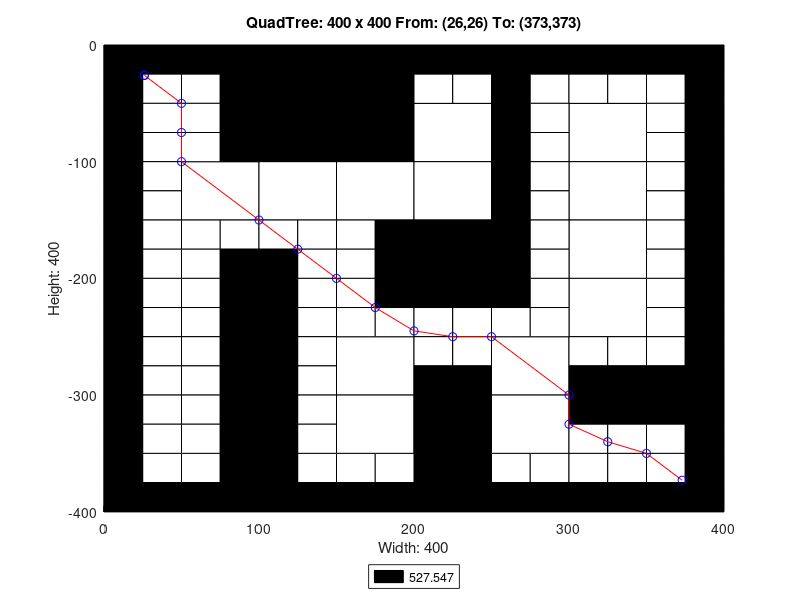

Write the MATLAB code that produced this figure.
axis([0 400 -400 0]);
title('QuadTree: 400 x 400 From: (26,26) To: (373,373)');
xlabel('Width: 400');
ylabel('Height: 400');
rectangle('Position',[100 -100 100 100], 'FaceColor',[0 0 0]);
rectangle('Position',[50 -150 50 50], 'FaceColor',[1 1 1]);
rectangle('Position',[100 -150 50 50], 'FaceColor',[1 1 1]);
rectangle('Position',[150 -150 50 50], 'FaceColor',[1 1 1]);
rectangle('Position',[200 -100 50 50], 'FaceColor',[1 1 1]);
rectangle('Position',[300 -100 50 50], 'FaceColor',[1 1 1]);
rectangle('Position',[200 -150 50 50], 'FaceColor',[1 1 1]);
rectangle('Position',[200 -200 50 50], 'FaceColor',[0 0 0]);
rectangle('Position',[300 -150 50 50], 'FaceColor',[1 1 1]);
rectangle('Position',[300 -200 50 50], 'FaceColor',[1 1 1]);
rectangle('Position',[150 -300 50 50], 'FaceColor',[1 1 1]);
rectangle('Position',[150 -350 50 50], 'FaceColor',[1 1 1]);
rectangle('Position',[250 -300 50 50], 'FaceColor',[1 1 1]);
rectangle('Position',[300 -250 50 50], 'FaceColor',[1 1 1]);
rectangle('Position',[200 -350 50 50], 'FaceColor',[0 0 0]);
rectangle('Position',[250 -350 50 50], 'FaceColor',[1 1 1]);
rectangle('Position',[200 -400 50 50], 'FaceColor',[0 0 0]);
rectangle('Position',[0 -25 25 25], 'FaceColor',[0 0 0]);
rectangle('Position',[25 -25 25 25], 'FaceColor',[0 0 0]);
rectangle('Position',[0 -50 25 25], 'FaceColor',[0 0 0]);
rectangle('Position',[25 -50 25 25], 'FaceColor',[1 1 1]);
rectangle('Position',[50 -25 25 25], 'FaceColor',[0 0 0]);
rectangle('Position',[75 -25 25 25], 'FaceColor',[0 0 0]);
rectangle('Position',[50 -50 25 25], 'FaceColor',[1 1 1]);
rectangle('Position',[75 -50 25 25], 'FaceColor',[0 0 0]);
rectangle('Position',[0 -75 25 25], 'FaceColor',[0 0 0]);
rectangle('Position',[25 -75 25 25], 'FaceColor',[1 1 1]);
rectangle('Position',[0 -100 25 25], 'FaceColor',[0 0 0]);
rectangle('Position',[25 -100 25 25], 'FaceColor',[1 1 1]);
rectangle('Position',[50 -75 25 25], 'FaceColor',[1 1 1]);
rectangle('Position',[75 -75 25 25], 'FaceColor',[0 0 0]);
rectangle('Position',[50 -100 25 25], 'FaceColor',[1 1 1]);
rectangle('Position',[75 -100 25 25], 'FaceColor',[0 0 0]);
rectangle('Position',[0 -125 25 25], 'FaceColor',[0 0 0]);
rectangle('Position',[25 -125 25 25], 'FaceColor',[1 1 1]);
rectangle('Position',[0 -150 25 25], 'FaceColor',[0 0 0]);
rectangle('Position',[25 -150 25 25], 'FaceColor',[1 1 1]);
rectangle('Position',[0 -175 25 25], 'FaceColor',[0 0 0]);
rectangle('Position',[25 -175 25 25], 'FaceColor',[1 1 1]);
rectangle('Position',[0 -200 25 25], 'FaceColor',[0 0 0]);
rectangle('Position',[25 -200 25 25], 'FaceColor',[1 1 1]);
rectangle('Position',[50 -175 25 25], 'FaceColor',[1 1 1]);
rectangle('Position',[75 -175 25 25], 'FaceColor',[1 1 1]);
rectangle('Position',[50 -200 25 25], 'FaceColor',[1 1 1]);
rectangle('Position',[75 -200 25 25], 'FaceColor',[0 0 0]);
rectangle('Position',[100 -175 25 25], 'FaceColor',[1 1 1]);
rectangle('Position',[125 -175 25 25], 'FaceColor',[1 1 1]);
rectangle('Position',[100 -200 25 25], 'FaceColor',[0 0 0]);
rectangle('Position',[125 -200 25 25], 'FaceColor',[1 1 1]);
rectangle('Position',[150 -175 25 25], 'FaceColor',[1 1 1]);
rectangle('Position',[175 -175 25 25], 'FaceColor',[0 0 0]);
rectangle('Position',[150 -200 25 25], 'FaceColor',[1 1 1]);
rectangle('Position',[175 -200 25 25], 'FaceColor',[0 0 0]);
rectangle('Position',[200 -25 25 25], 'FaceColor',[0 0 0]);
rectangle('Position',[225 -25 25 25], 'FaceColor',[0 0 0]);
rectangle('Position',[200 -50 25 25], 'FaceColor',[1 1 1]);
rectangle('Position',[225 -50 25 25], 'FaceColor',[1 1 1]);
rectangle('Position',[250 -25 25 25], 'FaceColor',[0 0 0]);
rectangle('Position',[275 -25 25 25], 'FaceColor',[0 0 0]);
rectangle('Position',[250 -50 25 25], 'FaceColor',[0 0 0]);
rectangle('Position',[275 -50 25 25], 'FaceColor',[1 1 1]);
rectangle('Position',[250 -75 25 25], 'FaceColor',[0 0 0]);
rectangle('Position',[275 -75 25 25], 'FaceColor',[1 1 1]);
rectangle('Position',[250 -100 25 25], 'FaceColor',[0 0 0]);
rectangle('Position',[275 -100 25 25], 'FaceColor',[1 1 1]);
rectangle('Position',[300 -25 25 25], 'FaceColor',[0 0 0]);
rectangle('Position',[325 -25 25 25], 'FaceColor',[0 0 0]);
rectangle('Position',[300 -50 25 25], 'FaceColor',[1 1 1]);
rectangle('Position',[325 -50 25 25], 'FaceColor',[1 1 1]);
rectangle('Position',[350 -25 25 25], 'FaceColor',[0 0 0]);
rectangle('Position',[375 -25 25 25], 'FaceColor',[0 0 0]);
rectangle('Position',[350 -50 25 25], 'FaceColor',[1 1 1]);
rectangle('Position',[375 -50 25 25], 'FaceColor',[0 0 0]);
rectangle('Position',[350 -75 25 25], 'FaceColor',[1 1 1]);
rectangle('Position',[375 -75 25 25], 'FaceColor',[0 0 0]);
rectangle('Position',[350 -100 25 25], 'FaceColor',[1 1 1]);
rectangle('Position',[375 -100 25 25], 'FaceColor',[0 0 0]);
rectangle('Position',[250 -125 25 25], 'FaceColor',[0 0 0]);
rectangle('Position',[275 -125 25 25], 'FaceColor',[1 1 1]);
rectangle('Position',[250 -150 25 25], 'FaceColor',[0 0 0]);
rectangle('Position',[275 -150 25 25], 'FaceColor',[1 1 1]);
rectangle('Position',[250 -175 25 25], 'FaceColor',[0 0 0]);
rectangle('Position',[275 -175 25 25], 'FaceColor',[1 1 1]);
rectangle('Position',[250 -200 25 25], 'FaceColor',[0 0 0]);
rectangle('Position',[275 -200 25 25], 'FaceColor',[1 1 1]);
rectangle('Position',[350 -125 25 25], 'FaceColor',[1 1 1]);
rectangle('Position',[375 -125 25 25], 'FaceColor',[0 0 0]);
rectangle('Position',[350 -150 25 25], 'FaceColor',[1 1 1]);
rectangle('Position',[375 -150 25 25], 'FaceColor',[0 0 0]);
rectangle('Position',[350 -175 25 25], 'FaceColor',[1 1 1]);
rectangle('Position',[375 -175 25 25], 'FaceColor',[0 0 0]);
rectangle('Position',[350 -200 25 25], 'FaceColor',[1 1 1]);
rectangle('Position',[375 -200 25 25], 'FaceColor',[0 0 0]);
rectangle('Position',[0 -225 25 25], 'FaceColor',[0 0 0]);
rectangle('Position',[25 -225 25 25], 'FaceColor',[1 1 1]);
rectangle('Position',[0 -250 25 25], 'FaceColor',[0 0 0]);
rectangle('Position',[25 -250 25 25], 'FaceColor',[1 1 1]);
rectangle('Position',[50 -225 25 25], 'FaceColor',[1 1 1]);
rectangle('Position',[75 -225 25 25], 'FaceColor',[0 0 0]);
rectangle('Position',[50 -250 25 25], 'FaceColor',[1 1 1]);
rectangle('Position',[75 -250 25 25], 'FaceColor',[0 0 0]);
rectangle('Position',[0 -275 25 25], 'FaceColor',[0 0 0]);
rectangle('Position',[25 -275 25 25], 'FaceColor',[1 1 1]);
rectangle('Position',[0 -300 25 25], 'FaceColor',[0 0 0]);
rectangle('Position',[25 -300 25 25], 'FaceColor',[1 1 1]);
rectangle('Position',[50 -275 25 25], 'FaceColor',[1 1 1]);
rectangle('Position',[75 -275 25 25], 'FaceColor',[0 0 0]);
rectangle('Position',[50 -300 25 25], 'FaceColor',[1 1 1]);
rectangle('Position',[75 -300 25 25], 'FaceColor',[0 0 0]);
rectangle('Position',[100 -225 25 25], 'FaceColor',[0 0 0]);
rectangle('Position',[125 -225 25 25], 'FaceColor',[1 1 1]);
rectangle('Position',[100 -250 25 25], 'FaceColor',[0 0 0]);
rectangle('Position',[125 -250 25 25], 'FaceColor',[1 1 1]);
rectangle('Position',[150 -225 25 25], 'FaceColor',[1 1 1]);
rectangle('Position',[175 -225 25 25], 'FaceColor',[0 0 0]);
rectangle('Position',[150 -250 25 25], 'FaceColor',[1 1 1]);
rectangle('Position',[175 -250 25 25], 'FaceColor',[1 1 1]);
rectangle('Position',[100 -275 25 25], 'FaceColor',[0 0 0]);
rectangle('Position',[125 -275 25 25], 'FaceColor',[1 1 1]);
rectangle('Position',[100 -300 25 25], 'FaceColor',[0 0 0]);
rectangle('Position',[125 -300 25 25], 'FaceColor',[1 1 1]);
rectangle('Position',[0 -325 25 25], 'FaceColor',[0 0 0]);
rectangle('Position',[25 -325 25 25], 'FaceColor',[1 1 1]);
rectangle('Position',[0 -350 25 25], 'FaceColor',[0 0 0]);
rectangle('Position',[25 -350 25 25], 'FaceColor',[1 1 1]);
rectangle('Position',[50 -325 25 25], 'FaceColor',[1 1 1]);
rectangle('Position',[75 -325 25 25], 'FaceColor',[0 0 0]);
rectangle('Position',[50 -350 25 25], 'FaceColor',[1 1 1]);
rectangle('Position',[75 -350 25 25], 'FaceColor',[0 0 0]);
rectangle('Position',[0 -375 25 25], 'FaceColor',[0 0 0]);
rectangle('Position',[25 -375 25 25], 'FaceColor',[1 1 1]);
rectangle('Position',[0 -400 25 25], 'FaceColor',[0 0 0]);
rectangle('Position',[25 -400 25 25], 'FaceColor',[0 0 0]);
rectangle('Position',[50 -375 25 25], 'FaceColor',[1 1 1]);
rectangle('Position',[75 -375 25 25], 'FaceColor',[0 0 0]);
rectangle('Position',[50 -400 25 25], 'FaceColor',[0 0 0]);
rectangle('Position',[75 -400 25 25], 'FaceColor',[0 0 0]);
rectangle('Position',[100 -325 25 25], 'FaceColor',[0 0 0]);
rectangle('Position',[125 -325 25 25], 'FaceColor',[1 1 1]);
rectangle('Position',[100 -350 25 25], 'FaceColor',[0 0 0]);
rectangle('Position',[125 -350 25 25], 'FaceColor',[1 1 1]);
rectangle('Position',[100 -375 25 25], 'FaceColor',[0 0 0]);
rectangle('Position',[125 -375 25 25], 'FaceColor',[1 1 1]);
rectangle('Position',[100 -400 25 25], 'FaceColor',[0 0 0]);
rectangle('Position',[125 -400 25 25], 'FaceColor',[0 0 0]);
rectangle('Position',[150 -375 25 25], 'FaceColor',[1 1 1]);
rectangle('Position',[175 -375 25 25], 'FaceColor',[1 1 1]);
rectangle('Position',[150 -400 25 25], 'FaceColor',[0 0 0]);
rectangle('Position',[175 -400 25 25], 'FaceColor',[0 0 0]);
rectangle('Position',[200 -225 25 25], 'FaceColor',[0 0 0]);
rectangle('Position',[225 -225 25 25], 'FaceColor',[0 0 0]);
rectangle('Position',[200 -250 25 25], 'FaceColor',[1 1 1]);
rectangle('Position',[225 -250 25 25], 'FaceColor',[1 1 1]);
rectangle('Position',[250 -225 25 25], 'FaceColor',[0 0 0]);
rectangle('Position',[275 -225 25 25], 'FaceColor',[1 1 1]);
rectangle('Position',[250 -250 25 25], 'FaceColor',[1 1 1]);
rectangle('Position',[275 -250 25 25], 'FaceColor',[1 1 1]);
rectangle('Position',[200 -275 25 25], 'FaceColor',[1 1 1]);
rectangle('Position',[225 -275 25 25], 'FaceColor',[1 1 1]);
rectangle('Position',[200 -300 25 25], 'FaceColor',[0 0 0]);
rectangle('Position',[225 -300 25 25], 'FaceColor',[0 0 0]);
rectangle('Position',[350 -225 25 25], 'FaceColor',[1 1 1]);
rectangle('Position',[375 -225 25 25], 'FaceColor',[0 0 0]);
rectangle('Position',[350 -250 25 25], 'FaceColor',[1 1 1]);
rectangle('Position',[375 -250 25 25], 'FaceColor',[0 0 0]);
rectangle('Position',[300 -275 25 25], 'FaceColor',[1 1 1]);
rectangle('Position',[325 -275 25 25], 'FaceColor',[1 1 1]);
rectangle('Position',[300 -300 25 25], 'FaceColor',[0 0 0]);
rectangle('Position',[325 -300 25 25], 'FaceColor',[0 0 0]);
rectangle('Position',[350 -275 25 25], 'FaceColor',[1 1 1]);
rectangle('Position',[375 -275 25 25], 'FaceColor',[0 0 0]);
rectangle('Position',[350 -300 25 25], 'FaceColor',[0 0 0]);
rectangle('Position',[375 -300 25 25], 'FaceColor',[0 0 0]);
rectangle('Position',[250 -375 25 25], 'FaceColor',[1 1 1]);
rectangle('Position',[275 -375 25 25], 'FaceColor',[1 1 1]);
rectangle('Position',[250 -400 25 25], 'FaceColor',[0 0 0]);
rectangle('Position',[275 -400 25 25], 'FaceColor',[0 0 0]);
rectangle('Position',[300 -325 25 25], 'FaceColor',[0 0 0]);
rectangle('Position',[325 -325 25 25], 'FaceColor',[0 0 0]);
rectangle('Position',[300 -350 25 25], 'FaceColor',[1 1 1]);
rectangle('Position',[325 -350 25 25], 'FaceColor',[1 1 1]);
rectangle('Position',[350 -325 25 25], 'FaceColor',[0 0 0]);
rectangle('Position',[375 -325 25 25], 'FaceColor',[0 0 0]);
rectangle('Position',[350 -350 25 25], 'FaceColor',[1 1 1]);
rectangle('Position',[375 -350 25 25], 'FaceColor',[0 0 0]);
rectangle('Position',[300 -375 25 25], 'FaceColor',[1 1 1]);
rectangle('Position',[325 -375 25 25], 'FaceColor',[1 1 1]);
rectangle('Position',[300 -400 25 25], 'FaceColor',[0 0 0]);
rectangle('Position',[325 -400 25 25], 'FaceColor',[0 0 0]);
rectangle('Position',[350 -375 25 25], 'FaceColor',[1 1 1]);
rectangle('Position',[375 -375 25 25], 'FaceColor',[0 0 0]);
rectangle('Position',[350 -400 25 25], 'FaceColor',[0 0 0]);
rectangle('Position',[375 -400 25 25], 'FaceColor',[0 0 0]);
X=[373,350,325,300,300,250,225,200,175,150,125,100,50,50,50,26,26];
Y=[-373,-350,-340,-325,-300,-250,-250,-245,-225,-200,-175,-150,-100,-75,-50,-26,-26];
hold on;
plot(X,Y,'r');
plot(X,Y,'bo');
legend('527.547','Location','southoutside');
